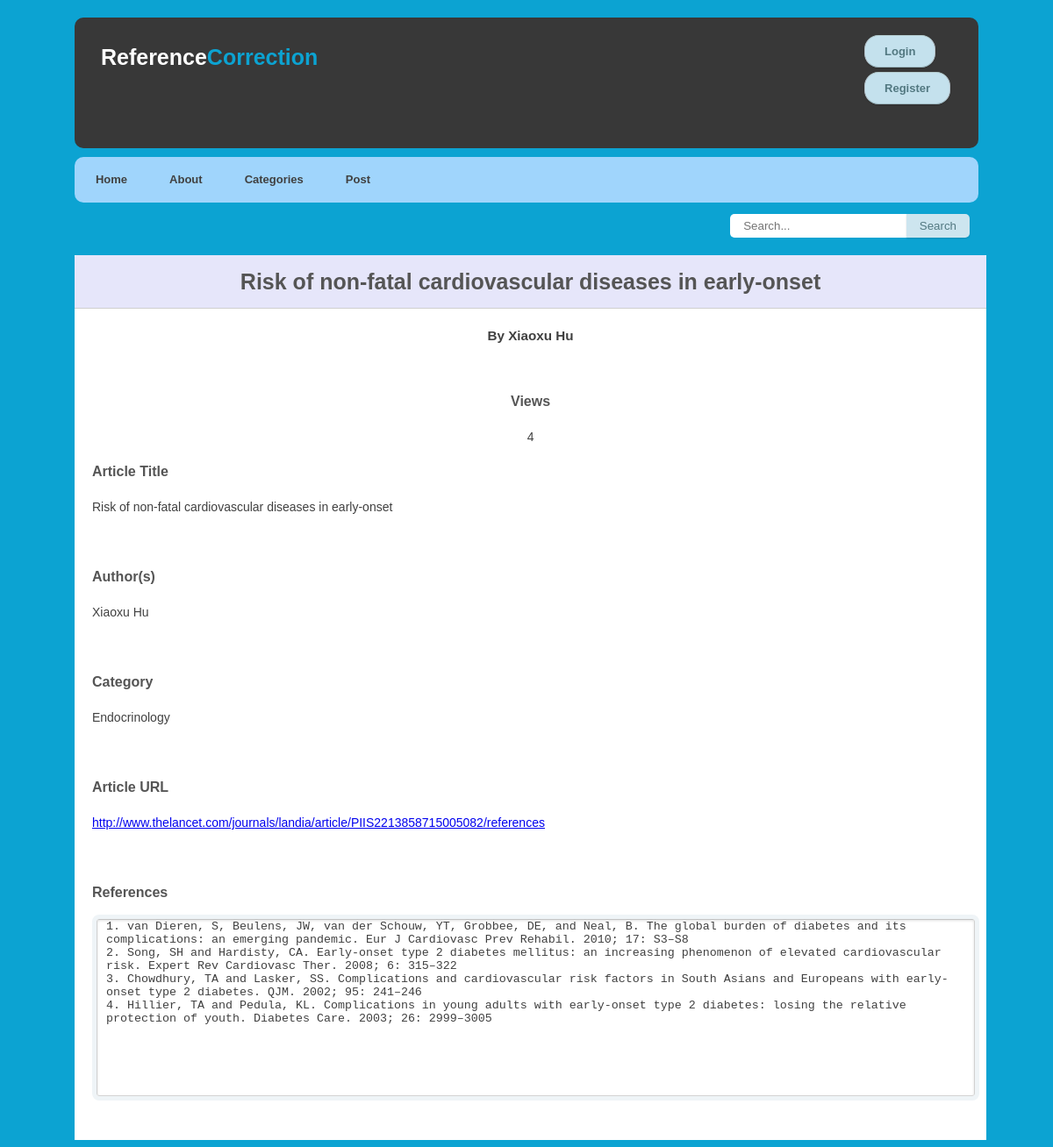
The app's page /post.php?id=9 with its own data.
### tables this page shows
CREATE TABLE `posts` (
  `id` int(11) NOT NULL AUTO_INCREMENT,
  `article_title` text NOT NULL,
  `article_url` text NOT NULL,
  `article_references` int(11) NOT NULL,
  `date` date NOT NULL,
  `views` int(11) NOT NULL DEFAULT '0',
  `category` text NOT NULL,
  `article_author` text NOT NULL,
  `author` int(11) NOT NULL,
  PRIMARY KEY (`id`),
  KEY `posts_ibfk_1` (`author`),
  KEY `posts_reference_id` (`article_references`),
  CONSTRAINT `posts_ibfk_1` FOREIGN KEY (`author`) REFERENCES `users` (`id`),
  CONSTRAINT `posts_reference_id` FOREIGN KEY (`article_references`) REFERENCES `reference` (`id`) ON DELETE CASCADE ON UPDATE CASCADE
);

CREATE TABLE `reference` (
  `id` int(11) NOT NULL AUTO_INCREMENT,
  `reference_text` text NOT NULL,
  `likes` int(11) NOT NULL DEFAULT '0',
  `dislikes` int(11) NOT NULL DEFAULT '0',
  `suggestions` int(11) DEFAULT NULL,
  PRIMARY KEY (`id`),
  KEY `suggestions` (`suggestions`),
  CONSTRAINT `reference_ibfk_1` FOREIGN KEY (`suggestions`) REFERENCES `suggestion_list` (`id`) ON UPDATE CASCADE
);

### post.php (the view, shortened to what this page needs)
<?php
include_once '/include/connection.php';
?>
<!DOCTYPE html>
<html>
<head>
    <link rel="stylesheet" type="text/css" href="/css/index.css">
</head>
<body>
    <div class="container">
        <?php
        include 'header.php';
        if (isset($_GET['id'])) {
            $stmt = $mysqli->prepare("SELECT posts.article_title, posts.article_author, posts.date, posts.category, posts.author, posts.article_references, posts.article_url, posts.views, users.username FROM posts LEFT JOIN users ON posts.author = users.id WHERE posts.id = ? LIMIT 1");
            $stmt->bind_param('i', $_GET['id']);
            $stmt->execute();
            $stmt->store_result();
            $stmt->bind_result($article_title, $article_author, $date, $category, $author_id, $reference_id, $article_url, $views, $author_username);
            $stmt->fetch();
            if($stmt->num_rows != 1)
            {
                echo '<h1>Error: the post does not exist</h1>';
                echo '<h3>Could not display the post. Please refresh the page and try again later.</h3>';
            }
            else
            {
                $sql = "SELECT reference_text FROM reference WHERE id=" . $reference_id . " LIMIT 1";
                $result = mysqli_query($mysqli, $sql);
                $references = mysqli_fetch_assoc($result)['reference_text'];
                echo'
                <div class="display_post">
                    <h1>' . $article_title . '</h1>
                    <h3> By ' . $article_author . '</h3><br>
                    <p class="label" style="text-align:center;">Views</p>
                    <p style="text-align:center;">' . $views . '</p>
                    <p class="label">Article Title</p>
                    <p>' . $article_title . '<p><br>
                    <p class="label">Author(s)</p>
                    <p>' . $article_author . '<p><br>
                    <p class="label">Category</p>
                    <p>' . $category . '<p><br>
                    <p class="label">Article URL</p>
                    <p><a href="' . $article_url . '" target="_blank">' . $article_url . '</a><p><br>
                    <p class="label">References</p>
                    <p><textarea name="post_references" id="post_references" style="resize: none; height:200px; max-height:200px; overflow-y:scroll;">' . $references . '</textarea></p><br>
                </div>';
            }
        }
        ?>
    </div>
</body>
</html>

### css/index.css (style rules this page uses)
body { font: 13px/20px "Lucida Grande", Tahoma, Verdana, sans-serif; background: #0ca3d2; color: #404040; }
.container { width: 87%; margin-left: auto; margin-right: auto; }
.display_post { position: relative; margin:0 auto; margin-top: 20px; padding: 20px 20px 20px; width: 97%; background: white; }
.display_post h1 { padding: 10px; margin:-20px -20px 21px; line-height: 40px; font-size: 25px; font-weight: bold; color:#555; text-align: center; background: #E6E6FA; border-bottom: 1px solid #cfcfcf; border-radius: 3px 3px 0 0; }
.display_post h3 { text-align: center; }
.display_post .label { font-size: 16px; font-weight: bold; color:#555; text-align: left; }
.display_post p { margin: 20px 0 0; font-size: 14px; }
.display_post textarea { margin: 5px; margin-top: 0px; padding: 0 10px; width: 98%; height:38px; color: #404040; background: white; border:1px solid; border-color: #c4c4c4 #d1d1d1 #d4d4d4; border-radius: 3px; outline: 5px solid #eff4f7; box-shadow: inset 0 1px 3px rgba(0, 0, 0, 0.12); }

### records on screen
posts: article_title "Risk of non-fatal cardiovascular diseases in early-onset", article_author "Xiaoxu Hu", views "4", category "Endocrinology", article_url "http://www.thelancet.com/journals/landia/article/PIIS2213858715005082/references"
reference: post_references "1. van Dieren, S, Beulens, JW, van der Schouw, YT, Grobbee, DE, and Neal, B. The global burden of diabetes and its complications: an emerging pandemic. Eur J Cardiovasc Prev Rehabil. 2010; 17: S3–S8 2. Song, SH and Hardisty, CA. Early-onset type 2 diabetes mellitus: an increasing phenomenon of elevated cardiovascular risk. Expert Rev Cardiovasc Ther. 2008; 6: 315–322 3. Chowdhury, TA and Lasker, SS. Complications and cardiovascular risk factors in South Asians and Europeans with early-onset type 2 diabetes. QJM. 2002; 95: 241–246 4. Hillier, TA and Pedula, KL. Complications in young adults with early-onset type 2 diabetes: losing the relative protection of youth. Diabetes Care. 2003; 26:…"
